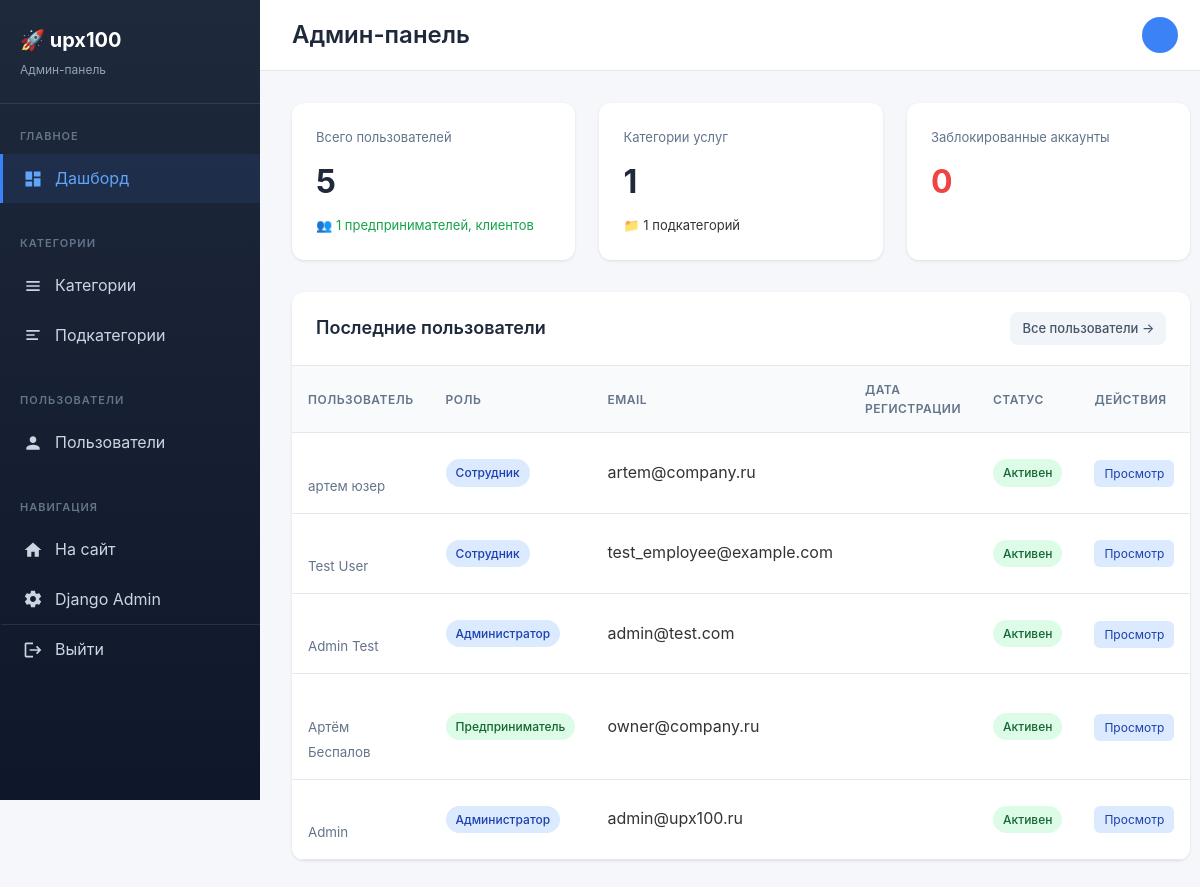
Before: /dashboard/ (signed in) with the older database file.
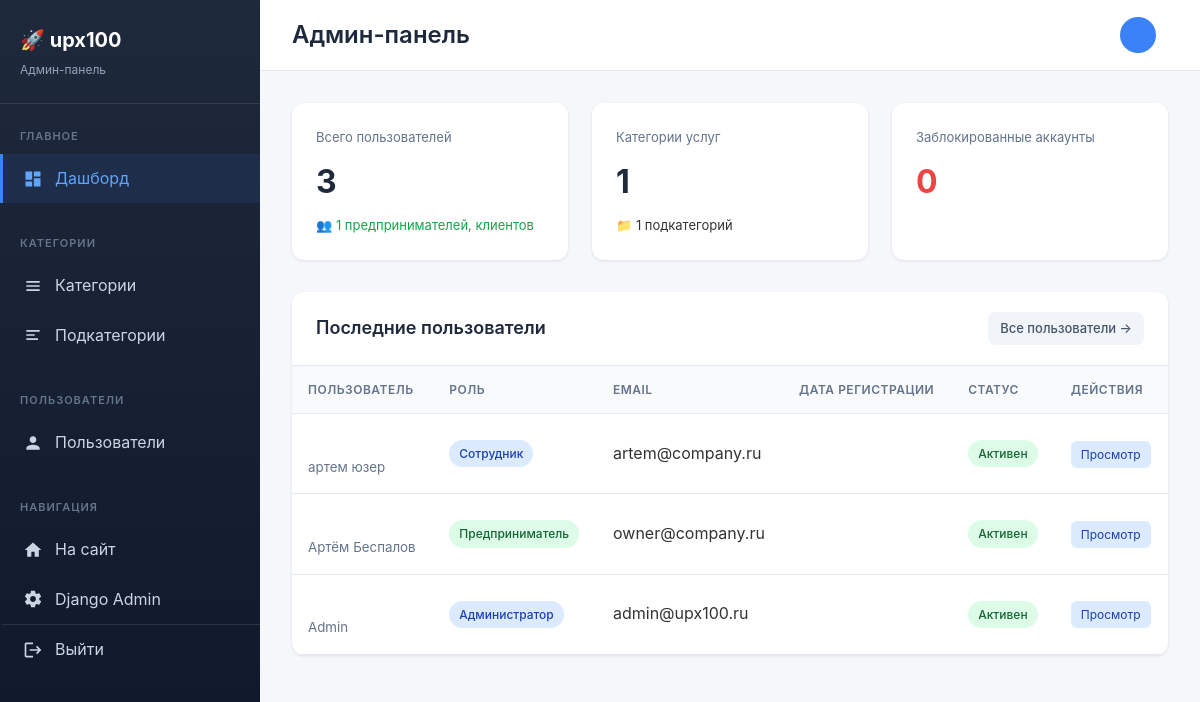
After: the same page with the newer database file.
### accounts/models.py (models this page shows, shortened)
class User(AbstractBaseUser, PermissionsMixin):
    ROLE_CHOICES = (
        ('admin', 'Администратор'),
        ('entrepreneur', 'Предприниматель'),
        ('employee', 'Сотрудник'),
    )
    email = models.EmailField('Email', unique=True)
    first_name = models.CharField('Имя', max_length=30, blank=True)
    last_name = models.CharField('Фамилия', max_length=30, blank=True)
    phone = models.CharField('Телефон', max_length=20, blank=True)
    role = models.CharField('Роль', max_length=20, choices=ROLE_CHOICES, default='entrepreneur')
    is_staff = models.BooleanField('Статус сотрудника', default=False) # Доступ в стандартную админку (если нужно)
    is_active = models.BooleanField('Активен', default=True) # Бан/разбан
    date_joined = models.DateTimeField('Дата регистрации', default=timezone.now)
    company_name = models.CharField('Название компании', max_length=100, blank=True)
    company_description = models.TextField('Описание компании', blank=True)
    company_address = models.CharField('Адрес', max_length=255, blank=True)
    latitude = models.DecimalField('Широта', max_digits=9, decimal_places=6, null=True, blank=True)
    longitude = models.DecimalField('Долгота', max_digits=9, decimal_places=6, null=True, blank=True)
    logo = models.ImageField('Логотип', upload_to='company_logos/', blank=True, null=True)
    is_verified = models.BooleanField('Компания проверена', default=False)
    objects = UserManager()
    USERNAME_FIELD = 'email'
    REQUIRED_FIELDS = []
    class Meta:
        verbose_name = 'Пользователь / Компания'
        verbose_name_plural = 'Пользователи / Компании'

### dashboard/views.py (the view)
# urls.py: path('', views.dashboard_home, name='home'),
@admin_required
def dashboard_home(request):
    users_count = User.objects.count()
    entrepreneurs_count = User.objects.filter(role='entrepreneur').count()
    admins_count = User.objects.filter(role='admin').count()
    from companies.models import Category, Subcategory
    categories_count = Category.objects.count()
    subcategories_count = Subcategory.objects.count()
    recent_users = User.objects.order_by('-date_joined')[:10]
    inactive_users = User.objects.filter(is_active=False).count()
    context = {
        'users_count': users_count,
        'entrepreneurs_count': entrepreneurs_count,
        'admins_count': admins_count,
        'categories_count': categories_count,
        'subcategories_count': subcategories_count,
        'recent_users': recent_users,
        'inactive_users': inactive_users,
        'title': 'Админ-панель',
    }
    return render(request, 'dashboard/home.html', context)

### dashboard/views.py (called while the page is built)
def is_admin(user):
    return user.is_authenticated and (user.is_superuser or user.role == 'admin')

### templates/dashboard/home.html (shortened to what this page needs)
{% extends 'dashboard/base.html' %}
{% block content %}
<div class="stats-grid">
    <div class="stat-card">
        <div class="stat-label">Всего пользователей</div>
        <div class="stat-value">{{ users_count }}</div>
        <div class="stat-change positive">
            <span>👥 {{ entrepreneurs_count }} предпринимателей, {{ clients_count }} клиентов</span>
        </div>
    </div>
    <div class="stat-card">
        <div class="stat-label">Категории услуг</div>
        <div class="stat-value">{{ categories_count }}</div>
        <div class="stat-change">
            <span>📁 {{ subcategories_count }} подкатегорий</span>
        </div>
    </div>
    <div class="stat-card">
        <div class="stat-label">Заблокированные аккаунты</div>
        <div class="stat-value" style="color: #ef4444;">{{ inactive_users }}</div>
    </div>
</div>
<div class="card">
    <div class="card-header">
        <h3 class="card-title">Последние пользователи</h3>
        <a href="{% url 'dashboard:user_list' %}" class="btn btn-secondary btn-sm">Все пользователи →</a>
    </div>
    <div class="card-body" style="padding: 0;">
        <div class="table-responsive">
            <table>
                <thead>
                    <tr>
                        <th>Пользователь</th>
                        <th>Роль</th>
                        <th>Email</th>
                        <th>Дата регистрации</th>
                        <th>Статус</th>
                        <th>Действия</th>
                    </tr>
                </thead>
                <tbody>
                    {% for user in recent_users %}
                    <tr>
                        <td>
                            {% if user.first_name or user.last_name %}
                            <br><small style="color: #64748b;">{{ user.first_name }} {{ user.last_name }}</small>
                            {% endif %}
                        </td>
                        <td>
                            {% if user.role == 'admin' %}
                            <span class="badge badge-info">Администратор</span>
                            {% elif user.role == 'entrepreneur' %}
                            <span class="badge badge-success">Предприниматель</span>
                            {% else %}
                            <span class="badge badge-info">Сотрудник</span>
                            {% endif %}
                        </td>
                        <td>{{ user.email }}</td>
                        <td>{{ user.created_at|date:"d.m.Y H:i" }}</td>
                        <td>
                            {% if user.is_active %}
                            <span class="badge badge-success">Активен</span>
                            {% else %}
                            <span class="badge badge-danger">Заблокирован</span>
                            {% endif %}
                        </td>
                        <td>
                            <a href="{% url 'dashboard:user_detail' user.pk %}" class="action-btn edit">Просмотр</a>
                        </td>
                    </tr>
                    {% empty %}
                    <tr>
                        <td colspan="6" class="empty-state">
                            <p>Нет зарегистрированных пользователей</p>
                        </td>
                    </tr>
                    {% endfor %}
                </tbody>
            </table>
        </div>
    </div>
</div>
{% endblock %}

Changed rows visible on the page:
removed User: first_name "Test", last_name "User", role "Сотрудник", email "test_employee@example.com", is_active "Активен"
removed User: first_name "Admin", last_name "Test", role "Администратор", email "admin@test.com", is_active "Активен"
Other visible differences:
{{ users_count }}: "5" → "3"
